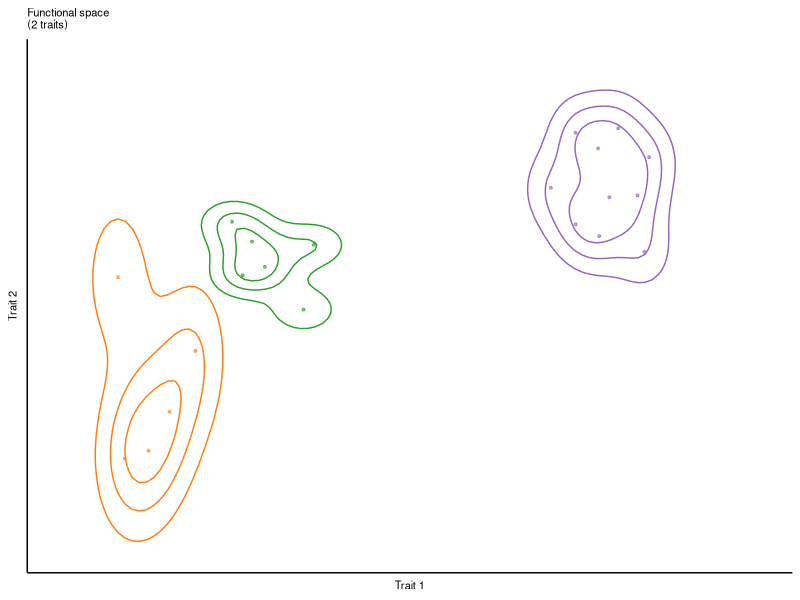
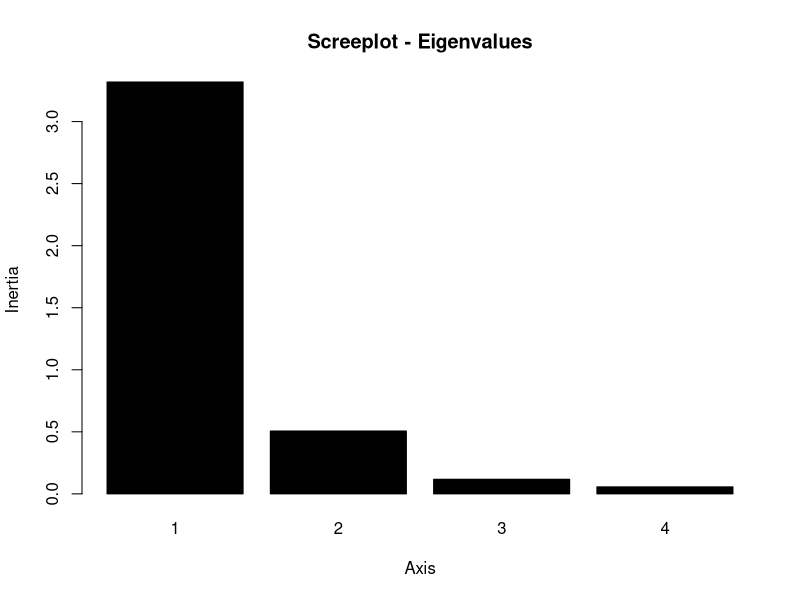
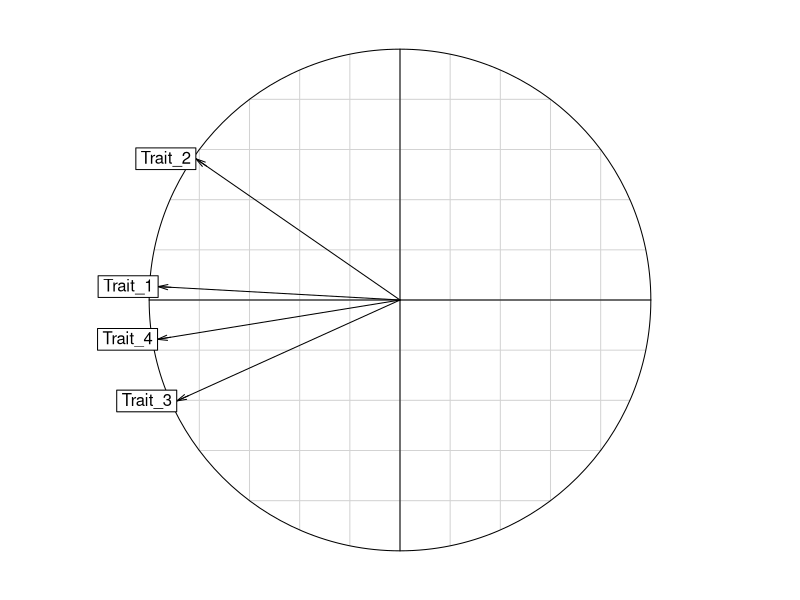
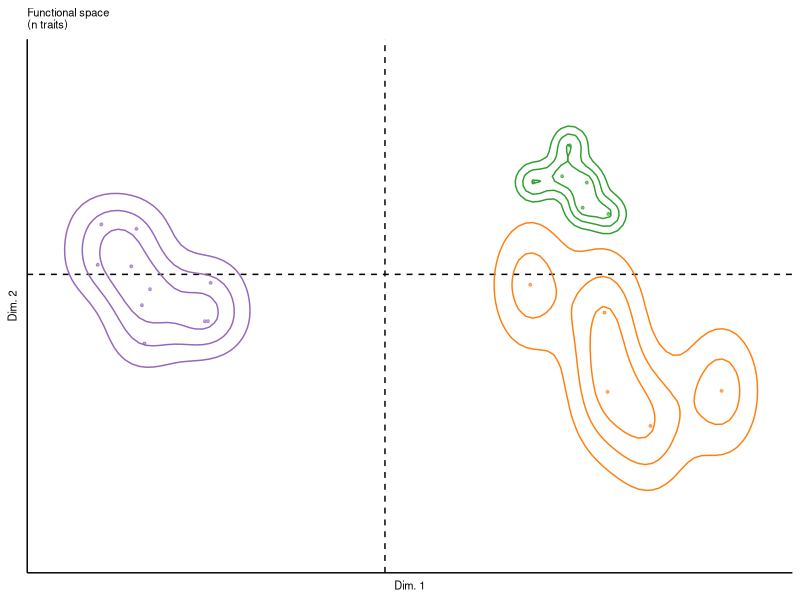
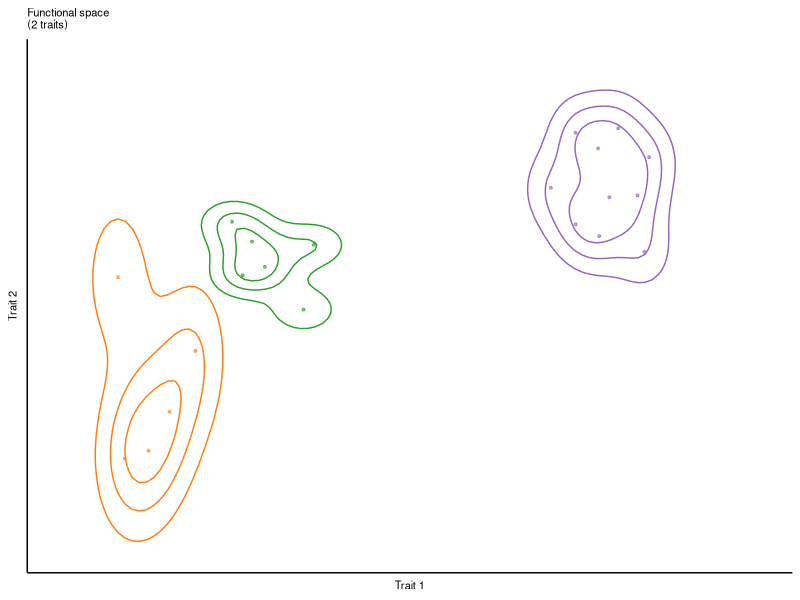
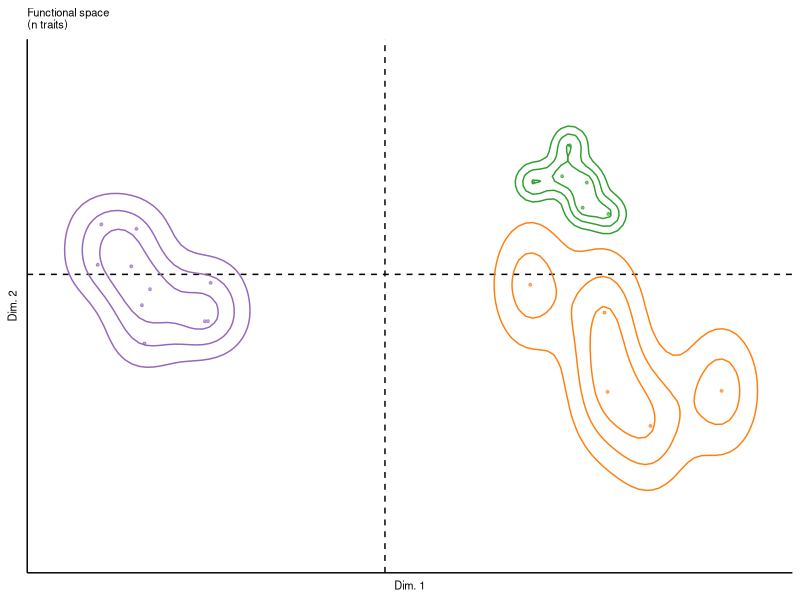

Recreate these plots in R, in order. (Note: this script raises an error after producing the figures.)
#`---
#`Authors: Arnaud P. Louchart, Annemieke M. Drost, Chaohong Lin, Suzanne M.H. Wiezer, Zhipeng Duan, Elena Litchman, Dedmer B. Van de Waal
#`Title: Individual-level trait responses in natural cyanobacterial communities.
#`Year: 2025
#`Journal: Ecology Letters
#`Status: First submission
#`---

##########################################################################################
############################## MATERIAL AND METHODS SECTION ##############################
##########################################################################################

#### 1. CONCEPTUAL FIGURE
# Load the necessary library
library(ggplot2)
library(dplyr)

# Create 5 dummy data
set.seed(132)
data1 <- data.frame(
  Trait_1 = rnorm(5, mean = 7, sd = 1),
  Trait_2 = rnorm(5, mean = 7, sd = 1),
  Trait_3 = rnorm(5, mean = 4, sd = 0.9),
  Trait_4 = rnorm(5, mean = 2, sd = 1.4)
)

#
data2 <- data.frame(
  Trait_1 = rnorm(6, mean = 10, sd = 1),
  Trait_2 = rnorm(6, mean = 9, sd = 1),
  Trait_3 = rnorm(6, mean = 2, sd = 0.9),
  Trait_4 = rnorm(6, mean = 1, sd = 0.3)
)

#
data3 <- data.frame(
  Trait_1 = rnorm(10, mean = 17, sd = 1.2),
  Trait_2 = rnorm(10, mean = 11, sd = 1),
  Trait_3 = rnorm(10, mean = 8, sd = 0.7),
  Trait_4 = rnorm(10, mean = 10, sd = 1.4)
)

data1$Treatment <- "N"
data2$Treatment <- "P"
data3$Treatment <- "C"

dat <- rbind(data1, data2, data3) 

# Create the density contour plot for both datasets
p <-
  ggplot() +
  geom_density_2d(data = subset(dat, Treatment == "N"), aes(x = Trait_1, y = Trait_2), color = "#ff7f0e", bins = 4) +  # Contour for N data
  geom_point(data = subset(dat, Treatment == "N"), aes(x = Trait_1, y = Trait_2), color = "#ff7f0e", alpha = 0.6, size = 0.7) +
  geom_density_2d(data = subset(dat, Treatment == "P"), aes(x = Trait_1, y = Trait_2), color = "#2ca02c", bins = 4) +  # Contour for P data
  geom_point(data = subset(dat, Treatment == "P"), aes(x = Trait_1, y = Trait_2), color = "#2ca02c", alpha = 0.6, size = 0.7) +  # Contour for P data
  geom_density_2d(data = subset(dat, Treatment == "C"), aes(x = Trait_1, y = Trait_2), color = "#9467bd", bins = 4) +  # Contour for Control data
  geom_point(data = subset(dat, Treatment == "C"), aes(x = Trait_1, y = Trait_2), color = "#9467bd", alpha = 0.6, size = 0.7) +  # Contour for Control data
  xlim(5,21) +
  ylim(4,13.5) +
  labs(title = "Functional space \n(2 traits)",
       x = "Trait 1",
       y = "Trait 2") +
  theme_classic() +
  theme(
    axis.ticks = element_blank(),                 # Remove axis ticks
    axis.title = element_text(size = 8),         # Adjust axis labels size
    plot.title = element_text(size = 8),         # Adjust title size
    axis.text = element_blank()                   # Remove axis tick labels
  )
p
ggsave(file="Functional space 2 traits.svg", plot=p, width=5, height=5, units = "cm")
  
## Dummy pca on the data
dat <- rbind(data1,data2,data3)
  
PCA <- ade4::dudi.pca(dat[,c(1:4)],  center = TRUE, scale =  TRUE, scannf = FALSE, nf = 7)
  
screeplot(PCA, main = "Screeplot - Eigenvalues")
  
(PCA$eig*100)/sum(PCA$eig)
  
# 7.2) Plot simple PCA
ade4::s.corcircle(PCA$co)

dat <- cbind(dat,PCA$li)


p <- PCA$li %>%
  ggplot(mapping = aes(x = Axis1, y = Axis2, color = as.factor(dat$Treatment))) +
  geom_hline(yintercept = 0, linetype = "dashed") +
  geom_vline(xintercept = 0, linetype = "dashed") +
  geom_point(alpha = 0.6, size = 0.7) +
  scale_colour_manual(values = c("#9467bd","#ff7f0e","#2ca02c")) +
  geom_density_2d(data = subset(dat, Treatment == "P"), aes(x = Axis1, y = Axis2), color = "#2ca02c", bins = 4) +  # Contour for N data
  geom_density_2d(data = subset(dat, Treatment == "C"), aes(x = Axis1, y = Axis2), color = "#9467bd", bins = 4) +  # Contour for P data
  geom_density_2d(data = subset(dat, Treatment == "N"), aes(x = Axis1, y = Axis2), color = "#ff7f0e", bins = 4) +  # Contour for Control data
  theme_linedraw() +
  xlim(-2.6,3) +
  ylim(-2.6,2) +
  labs(title = "Functional space \n(n traits)",
       x = "Dim. 1",
       y = "Dim. 2") +
  theme_classic() +
  theme(
    axis.ticks = element_blank(),                 # Remove axis ticks
    axis.title = element_text(size = 8),         # Adjust axis labels size
    plot.title = element_text(size = 8),         # Adjust title size
    axis.text = element_blank(), # Remove axis tick labels
    legend.position = "none"
  )
p
ggsave(file="Functional space n traits.svg", plot=p, width=5, height=5, units = "cm")

rm(data1,data2,data3)

DATA <- dat %>%
  group_by(Treatment) %>%
  summarise(across(c(Axis1, Axis2, Axis3, Axis4), mean))

##Extract centroid of func. space ------------------ N
p_N <- ggplot(subset(dat,Treatment == 'N'), mapping = aes(x = Axis1, y = Axis2)) +
  geom_density_2d(alpha = 0.4, bins = 4) +
  theme_linedraw() +
  xlim(-2.6,3) +
  ylim(-2.6,2)
  
contours_N <- layer_data(p_N)
contours_N <- contours_N[contours_N$piece == 5,]

contours <- NULL

contours$x <- mean(contours_N$x)
contours$y <- mean(contours_N$y)
contours$Treatment <- "N"

contours <- as.data.frame(unlist(contours))
centroid <- contours

##Extract centroid of func. space ------------------ P
p_P <- ggplot(subset(dat,Treatment == 'P'), mapping = aes(x = Axis1, y = Axis2)) +
  geom_density_2d(alpha = 0.4, bins = 4) +
  theme_linedraw() +
  xlim(-2.6,3) +
  ylim(-2.6,2)

contours_P <- layer_data(p_P)
contours_P <- contours_P[contours_P$piece == 1,]

contours <- NULL

contours$x <- mean(contours_P$x)
contours$y <- mean(contours_P$y)
contours$Treatment <- "P"

contours <- as.data.frame(unlist(contours))
centroid <- cbind(centroid,contours)

##Extract centroid of func. space ------------------ C
p_C <- ggplot(subset(dat,Treatment == 'C'), mapping = aes(x = Axis1, y = Axis2)) +
  geom_density_2d(alpha = 0.4, bins = 4) +
  theme_linedraw() +
  xlim(-2.6,3) +
  ylim(-2.6,2)

contours_C <- layer_data(p_C)
contours_C <- contours_C[contours_C$piece == 3,]

contours <- NULL

contours$x <- mean(contours_C$x)
contours$y <- mean(contours_C$y)
contours$Treatment <- "C"

contours <- as.data.frame(unlist(contours))
centroid <- cbind(centroid,contours)

centroid <- as.data.frame(t(centroid))
centroid$x <- as.numeric(as.character(centroid$x))
centroid$y <- as.numeric(as.character(centroid$y))

require(FNN)
require(spdep)

dat$id <- rownames(dat)

find_neighbors <- function(df) {
  # Compute pairwise distances
  dist_matrix <- as.matrix(dist(df[, c("Axis1", "Axis2")]))
  
  # Initialize edge list
  edges <- data.frame(from = integer(), to = integer(), stringsAsFactors = FALSE)
  
  # Find nearest neighbor for each point
  for (i in 1:nrow(df)) {
    distances <- dist_matrix[i, ]
    nearest_index <- which.min(distances[distances > 0])  # Exclude self distance
    edges <- rbind(edges, data.frame(from = df$id[i], to = df$id[nearest_index]))
  }
  
  return(edges)
}


edge_data <- dat %>%
  group_by(Treatment) %>%
  do(find_neighbors(.)) %>%
  ungroup()

# Merge edge_data with node data to get coordinates for plotting
edge_data <- merge(dat,edge_data, by.x = c("Treatment","id"), by.y = c("Treatment","from"))

edge_data <- edge_data %>%
  left_join(dat, by = c("from" = "id")) %>%
  rename(x_from = Axis1, y_from = Axis2) %>%
  left_join(dat, by = c("to" = "id")) %>%
  rename(x_to = Axis1, y_to = Axis2)

#### Functional Richness

p <- ggplot(dat, mapping = aes(x = Axis1, y = Axis2, color = Treatment)) +
  geom_hline(yintercept = 0, linetype = "dashed") +
  geom_vline(xintercept = 0, linetype = "dashed") +
  scale_colour_manual(values = c("#9467bd","#ff7f0e","#2ca02c")) +
  stat_density_2d(data = subset(dat, Treatment == "P"), aes(x = Axis1, y = Axis2, fill = ..level..), alpha = 0.4, geom = "polygon", bins = 4) +
  scale_fill_gradient(low = "grey70", high = "grey70") +  # Contour for N data
  stat_density_2d(data = subset(dat, Treatment == "C"), aes(x = Axis1, y = Axis2, fill = ..level..), alpha = 0.4, geom = "polygon", bins = 4) +
  stat_density_2d(data = subset(dat, Treatment == "N"), aes(x = Axis1, y = Axis2, fill = ..level..), alpha = 0.4, geom = "polygon", bins = 4) +  # Contour for Control data
  geom_point(alpha = 0.6, size = 0.7) +
  theme_linedraw() +
  xlim(-2.6,3) +
  ylim(-2.6,2) +
  labs(title = "Size of functional space",
       x = "Dim. 1",
       y = "Dim. 2") +
  annotate("text", x=-1.9, y=1.9, label= "F.Ric = High", color = "#ff7f0e", size = 1.7 ) +
  annotate("text", x=-1.9, y=1.6, label= "F.Ric = Medium", color = "#9467bd", size = 1.7 ) +
  annotate("text", x=-1.9, y=1.3, label= "F.Ric = Low", color = "#2ca02c", size = 1.7 ) +
  theme_classic() +
  theme(
    axis.ticks = element_blank(),                 # Remove axis ticks
    axis.title = element_text(size = 8),         # Adjust axis labels size
    plot.title = element_text(size = 8),         # Adjust title size
    axis.text = element_blank(), # Remove axis tick labels
    legend.position = "none"
  )
p
ggsave(file="Functional Richness.svg", plot=p, width=5, height=5, units = "cm")

#### Functional Evenness
p <-
  ggplot(dat, mapping = aes(x = Axis1, y = Axis2, color = Treatment)) +
  geom_hline(yintercept = 0, linetype = "dashed") +
  geom_vline(xintercept = 0, linetype = "dashed") +
  scale_colour_manual(values = c("#9467bd","#ff7f0e","#2ca02c")) +
  geom_segment(data = edge_data, aes(x = x_from, y = y_from, xend = x_to, yend = y_to), color = "gray") +
  geom_point(alpha = 0.6, size = 0.7) +
  theme_linedraw() +
  xlim(-2.6,3) +
  ylim(-2.6,2) +
  labs(title = "Regularity of trait distribution \n in functional space)",
       x = "Dim. 1",
       y = "Dim. 2") +
  annotate("text", x=-1.9, y=1.9, label= "F.Eve = Low", color = "#ff7f0e", size = 1.7 ) +
  annotate("text", x=-1.9, y=1.6, label= "F.Eve = Medium", color = "#9467bd", size = 1.7) +
  annotate("text", x=-1.9, y=1.3, label= "F.Eve = High", color = "#2ca02c", size = 1.7 ) +
  theme_classic() +
  theme(
    axis.ticks = element_blank(),                 # Remove axis ticks
    axis.title = element_text(size = 8),         # Adjust axis labels size
    plot.title = element_text(size = 8),         # Adjust title size
    axis.text = element_blank(), # Remove axis tick labels
    legend.position = "none"
  )
p
ggsave(file="Functional Evenness.svg", plot=p, width=5, height=5, units = "cm")

DATA <- merge(dat, centroid, by = "Treatment", all.x = TRUE)

#### Functional Dispersion
p <- 
  ggplot(DATA, mapping = aes(x = Axis1, y = Axis2, color = Treatment)) +
  geom_hline(yintercept = 0, linetype = "dashed") +
  geom_vline(xintercept = 0, linetype = "dashed") +
  scale_colour_manual(values = c("#9467bd","#ff7f0e","#2ca02c")) +
  geom_point(data = centroid, aes(x = x, y = y), color = 'black', alpha = 0.6, size = 0.9, shape = 4) +
  geom_segment(mapping = aes(x = x, y = y, xend = Axis1, yend = Axis2), linewidth = 0.2, linetype = "dashed") +
  # geom_density_2d(data = subset(dat, Treatment == "P"), aes(x = Axis1, y = Axis2), alpha = 0.4, bins = 4) +
  # geom_density_2d(data = subset(dat, Treatment == "C"), aes(x = Axis1, y = Axis2), alpha = 0.4, bins = 4) +
  # geom_density_2d(data = subset(dat, Treatment == "N"), aes(x = Axis1, y = Axis2), alpha = 0.4, bins = 4) +  # Contour for Control data
  geom_point(alpha = 0.6, size = 0.7) +
  theme_linedraw() +
  xlim(-2.6,3) +
  ylim(-2.6,2) +
  labs(title = "Deviation from the \n functional centroid",
       x = "Dim. 1",
       y = "Dim. 2") +
  annotate("text", x=-1.9, y=1.9, label= "F.Disp = High", color = "#ff7f0e", size = 1.7 ) +
  annotate("text", x=-1.9, y=1.6, label= "F.Disp = Medium", color = "#9467bd", size = 1.7) +
  annotate("text", x=-1.9, y=1.3, label= "F.Disp = Low", color = "#2ca02c", size = 1.7 ) +
  theme_classic() +
  theme(
    axis.ticks = element_blank(),                 # Remove axis ticks
    axis.title = element_text(size = 8),         # Adjust axis labels size
    plot.title = element_text(size = 8),         # Adjust title size
    axis.text = element_blank(), # Remove axis tick labels
    legend.position = "none"
  )
ggsave(file="Functional Dispersion.svg", plot=p, width=5, height=5, units = "cm")
p

rm(list=setdiff(ls(), c("dat","edge_data", "DATA")))

#### 2. DATA LOADING
# IndTraits contains flow cytometry informations at the individual level for each treatment obtained through the PhytoCytoTraits GUI.
# Treatment contains informations on the different environmental conditions

Sys.setenv("DATAVERSE_SERVER" = "dataverse.nl")

dat <- get_dataframe_by_name(
  dataset  = "10.34894/9X9YMO",
  filename = "IndCyano_Louchart_Limitation_experiment_June2025.xlsx",
  original = TRUE,
  .f       = readxl::read_excel,
  sheet    = "IndTraits"
)

#### 3. DATA MANIPULATION
dat <- dat[,c(1:10)]

## 3.1. Log10 transformation
dat[,c(3:10)] <- log10(dat[,c(3:10)])

## 3.2. Z-score normalisation
dat[,c(3:10)] <- scale(dat[,c(3:10)], center = TRUE, scale = TRUE)
